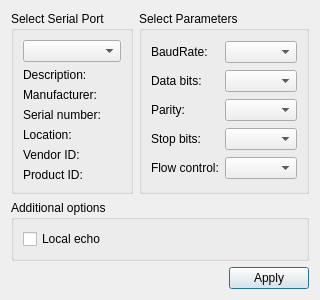
<?xml version="1.0" encoding="UTF-8"?>
<ui version="4.0">
 <class>SettingsDialog</class>
 <widget class="QDialog" name="SettingsDialog">
  <property name="geometry">
   <rect>
    <x>0</x>
    <y>0</y>
    <width>281</width>
    <height>272</height>
   </rect>
  </property>
  <property name="windowTitle">
   <string>Settings</string>
  </property>
  <layout class="QGridLayout" name="gridLayout_3">
   <item row="0" column="1">
    <widget class="QGroupBox" name="parametersBox">
     <property name="title">
      <string>Select Parameters</string>
     </property>
     <layout class="QGridLayout" name="gridLayout_2">
      <item row="0" column="0">
       <widget class="QLabel" name="baudRateLabel">
        <property name="text">
         <string>BaudRate:</string>
        </property>
       </widget>
      </item>
      <item row="0" column="1">
       <widget class="QComboBox" name="baudRateBox"/>
      </item>
      <item row="1" column="0">
       <widget class="QLabel" name="dataBitsLabel">
        <property name="text">
         <string>Data bits:</string>
        </property>
       </widget>
      </item>
      <item row="1" column="1">
       <widget class="QComboBox" name="dataBitsBox"/>
      </item>
      <item row="2" column="0">
       <widget class="QLabel" name="parityLabel">
        <property name="text">
         <string>Parity:</string>
        </property>
       </widget>
      </item>
      <item row="2" column="1">
       <widget class="QComboBox" name="parityBox"/>
      </item>
      <item row="3" column="0">
       <widget class="QLabel" name="stopBitsLabel">
        <property name="text">
         <string>Stop bits:</string>
        </property>
       </widget>
      </item>
      <item row="3" column="1">
       <widget class="QComboBox" name="stopBitsBox"/>
      </item>
      <item row="4" column="0">
       <widget class="QLabel" name="flowControlLabel">
        <property name="text">
         <string>Flow control:</string>
        </property>
       </widget>
      </item>
      <item row="4" column="1">
       <widget class="QComboBox" name="flowControlBox"/>
      </item>
     </layout>
    </widget>
   </item>
   <item row="0" column="0">
    <widget class="QGroupBox" name="selectBox">
     <property name="title">
      <string>Select Serial Port</string>
     </property>
     <layout class="QGridLayout" name="gridLayout">
      <item row="0" column="0">
       <widget class="QComboBox" name="serialPortInfoListBox"/>
      </item>
      <item row="1" column="0">
       <widget class="QLabel" name="descriptionLabel">
        <property name="text">
         <string>Description:</string>
        </property>
       </widget>
      </item>
      <item row="2" column="0">
       <widget class="QLabel" name="manufacturerLabel">
        <property name="text">
         <string>Manufacturer:</string>
        </property>
       </widget>
      </item>
      <item row="3" column="0">
       <widget class="QLabel" name="serialNumberLabel">
        <property name="text">
         <string>Serial number:</string>
        </property>
       </widget>
      </item>
      <item row="4" column="0">
       <widget class="QLabel" name="locationLabel">
        <property name="text">
         <string>Location:</string>
        </property>
       </widget>
      </item>
      <item row="5" column="0">
       <widget class="QLabel" name="vidLabel">
        <property name="text">
         <string>Vendor ID:</string>
        </property>
       </widget>
      </item>
      <item row="6" column="0">
       <widget class="QLabel" name="pidLabel">
        <property name="text">
         <string>Product ID:</string>
        </property>
       </widget>
      </item>
     </layout>
    </widget>
   </item>
   <item row="2" column="0" colspan="2">
    <layout class="QHBoxLayout" name="horizontalLayout">
     <item>
      <spacer name="horizontalSpacer">
       <property name="orientation">
        <enum>Qt::Horizontal</enum>
       </property>
       <property name="sizeHint" stdset="0">
        <size>
         <width>96</width>
         <height>20</height>
        </size>
       </property>
      </spacer>
     </item>
     <item>
      <widget class="QPushButton" name="applyButton">
       <property name="text">
        <string>Apply</string>
       </property>
      </widget>
     </item>
    </layout>
   </item>
   <item row="1" column="0" colspan="2">
    <widget class="QGroupBox" name="additionalOptionsGroupBox">
     <property name="title">
      <string>Additional options</string>
     </property>
     <layout class="QVBoxLayout" name="verticalLayout">
      <item>
       <widget class="QCheckBox" name="localEchoCheckBox">
        <property name="enabled">
         <bool>true</bool>
        </property>
        <property name="text">
         <string>Local echo</string>
        </property>
        <property name="checked">
         <bool>false</bool>
        </property>
       </widget>
      </item>
     </layout>
    </widget>
   </item>
  </layout>
 </widget>
 <resources/>
 <connections/>
</ui>
